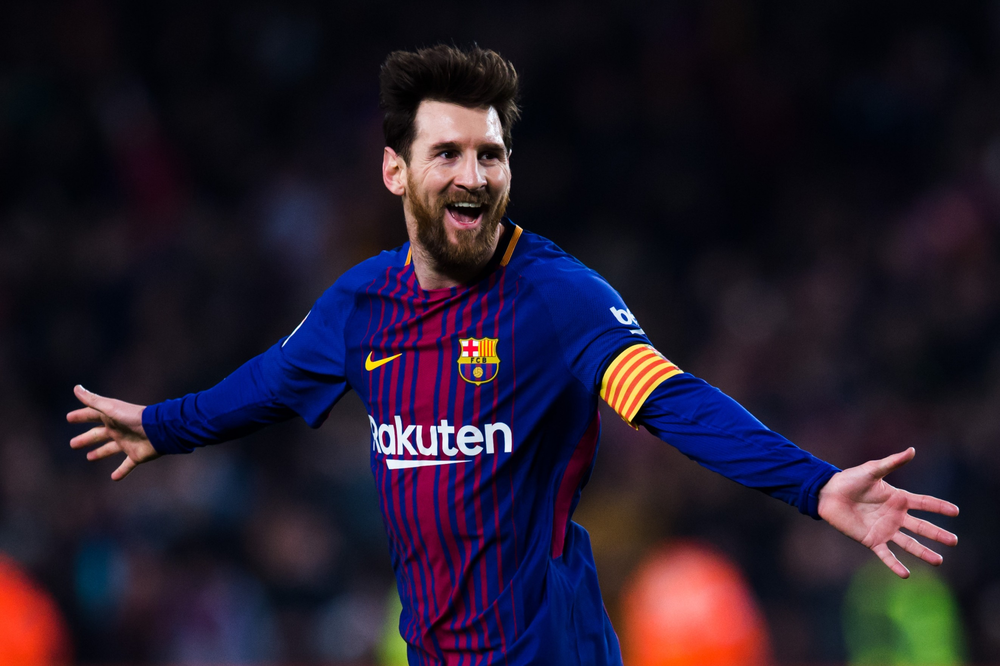
#> input picture Image Compression using K-Means/1.png, 1000 x 666 px, shrunk from 2644 x 1760 before the run
$ jupyter execute --allow-errors 'Image Compression using k-means.ipynb'   (shell and % lines are left out)
#> lines starting #> are read from the running program, lines starting #| are printed output that depends on the picture
### Image Compression using K-Means/plot_utils.py
import numpy as np
import matplotlib.pyplot as plt

class plot_utils:
    def __init__(self, img_data, title, num_pixels=10000, colors=None):
        self.img_data = img_data
        self.title = title
        self.num_pixels = num_pixels
        self.colors = colors

    def colorSpace(self):
        if self.colors is None:
            self.colors = self.img_data

        rand = np.random.RandomState(42)
        index = rand.permutation(self.img_data.shape[0])[:self.num_pixels]
        colors = self.colors[index]
        R, G, B = self.img_data[index].T
        fig, ax = plt.subplots(1, 2, figsize=(12,8))
        ax[0].scatter(R, G, color=colors, marker='.')
        ax[0].set(xlabel='Red', ylabel='Green', xlim=(0, 1), ylim=(0, 1))
        ax[1].scatter(R, B, color=colors, marker='.')
        ax[1].set(xlabel='Red', ylabel='Blue', xlim=(0, 1), ylim=(0, 1))
        fig.suptitle(self.title, size=20)

### Image Compression using K-Means/Image Compression using k-means.ipynb
<h2 align="center">Image Compression with K-means Clustering</h2>

### Task 1: Importing Libraries
---

[cell 1]
from __future__ import print_function
import os
import numpy as np
import matplotlib.pyplot as plt
import matplotlib.image as image
plt.style.use("ggplot")

from skimage import io
from sklearn.cluster import KMeans

from ipywidgets import interact, interactive, fixed, interact_manual, IntSlider
import ipywidgets as widgets

[cell 2]
plt.rcParams['figure.figsize'] = (20, 12)

### Task 2: Data Preprocessing
---

[cell 3]
img = io.imread('1.png')
#> img is the input picture: shape (666, 1000, 3); mean R, G, B 36.2, 26.9, 42.9
ax = plt.axes(xticks=[],yticks=[])
ax.imshow(img)

[cell 4]
img.shape
#> Out = (666, 1000, 3)

[cell 5]
image_data = (img/255.0).reshape(-1,3)

### Task 3: Visualizing the Color Space using Point Clouds
---

[cell 6]
from plot_utils import plot_utils

[cell 7]
x= plot_utils(image_data,title="Input Color Space")
x.colorSpace()
#> in colorSpace, `R, G, B = self.img_data[index].T`: R = 10000 values, max 1 at index 220, min 0 at index 20, mean 0.145; G = 10000 values, max 0.976 at index 3919, min 0 at index 56, mean 0.107; B = 10000 values, max 1 at index 51, min 0 at index 6416, mean 0.169
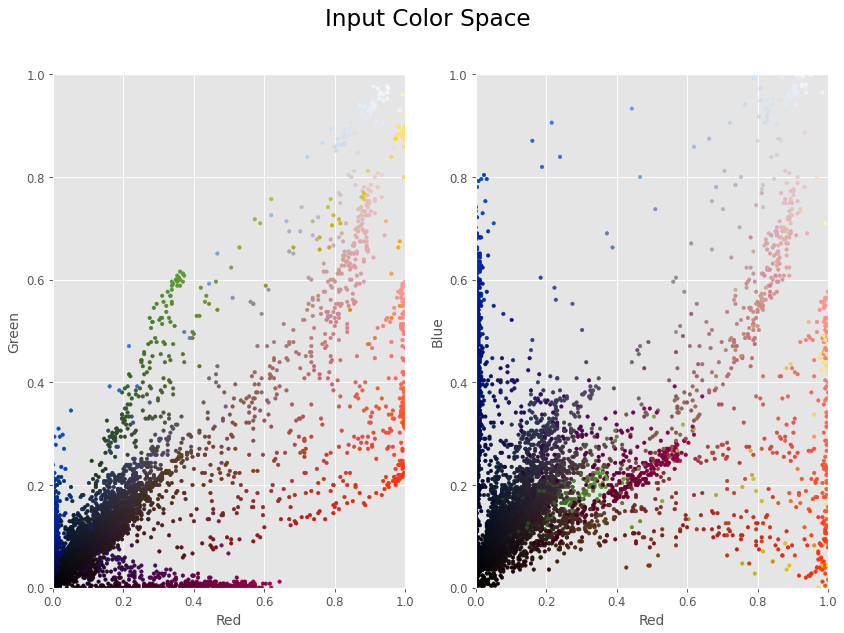
#> figure drawn by matplotlib, 2 panels

### Task 4: Visualizing the K-means Reduced Color Space
---

[cell 8]
from sklearn.cluster import MiniBatchKMeans

[cell 9]
kmeans = MiniBatchKMeans(16).fit(image_data)
k_colors = kmeans.cluster_centers_[kmeans.predict(image_data)]
y = plot_utils(image_data,colors = k_colors,title="Reduced Color Space")
#> the sliders are set to 
